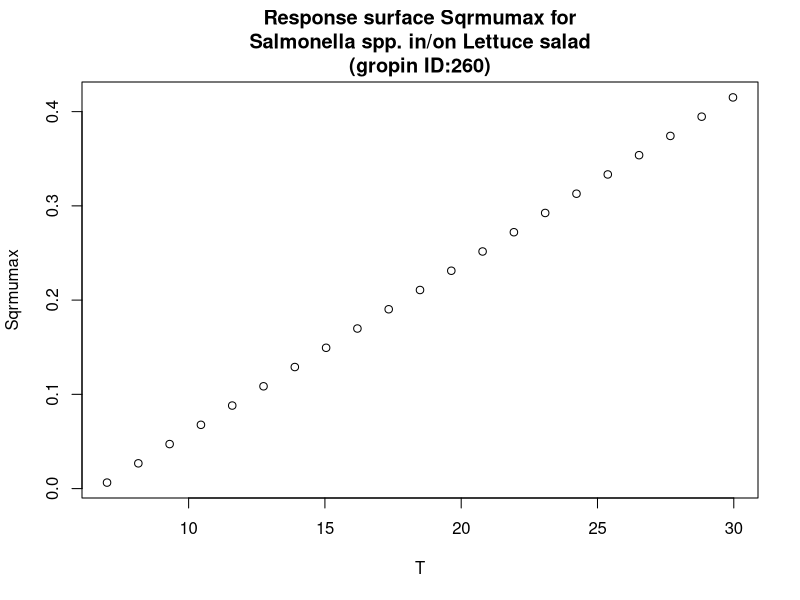

Write the R code that produced this figure.
#############################
# start of Parameter script
#############################
T <- seq(7.007,29.97002997003,length.out=21)
#############################
# end of Parameter script
#############################
############################# 
# start of Model script Gropin ID 260 
#############################
 
# constant coefficients for this model
 
variables <- data.frame(T)
argumentsPar <- expand.grid(variables)
 
# heart of the model
response_surface <- function(T) {
   mumax <-0.0178*(T-6.65)

return(mumax=mumax)
} 

# output parameters
responseSurface <- cbind(argumentsPar,response_surface(argumentsPar['T']))
colnames(responseSurface) <- c(colnames(argumentsPar),'Sqrmumax')
#############################
# End of Model script
#############################
############################# 
# start of Visualisation script Gropin ID 260 
#############################
plot(T,responseSurface$'Sqrmumax',xlab='T',
                          ylab='Sqrmumax',main='Response surface Sqrmumax for
Salmonella spp. in/on Lettuce salad
(gropin ID:260)')
#############################
# End of Visualisation script
#############################
